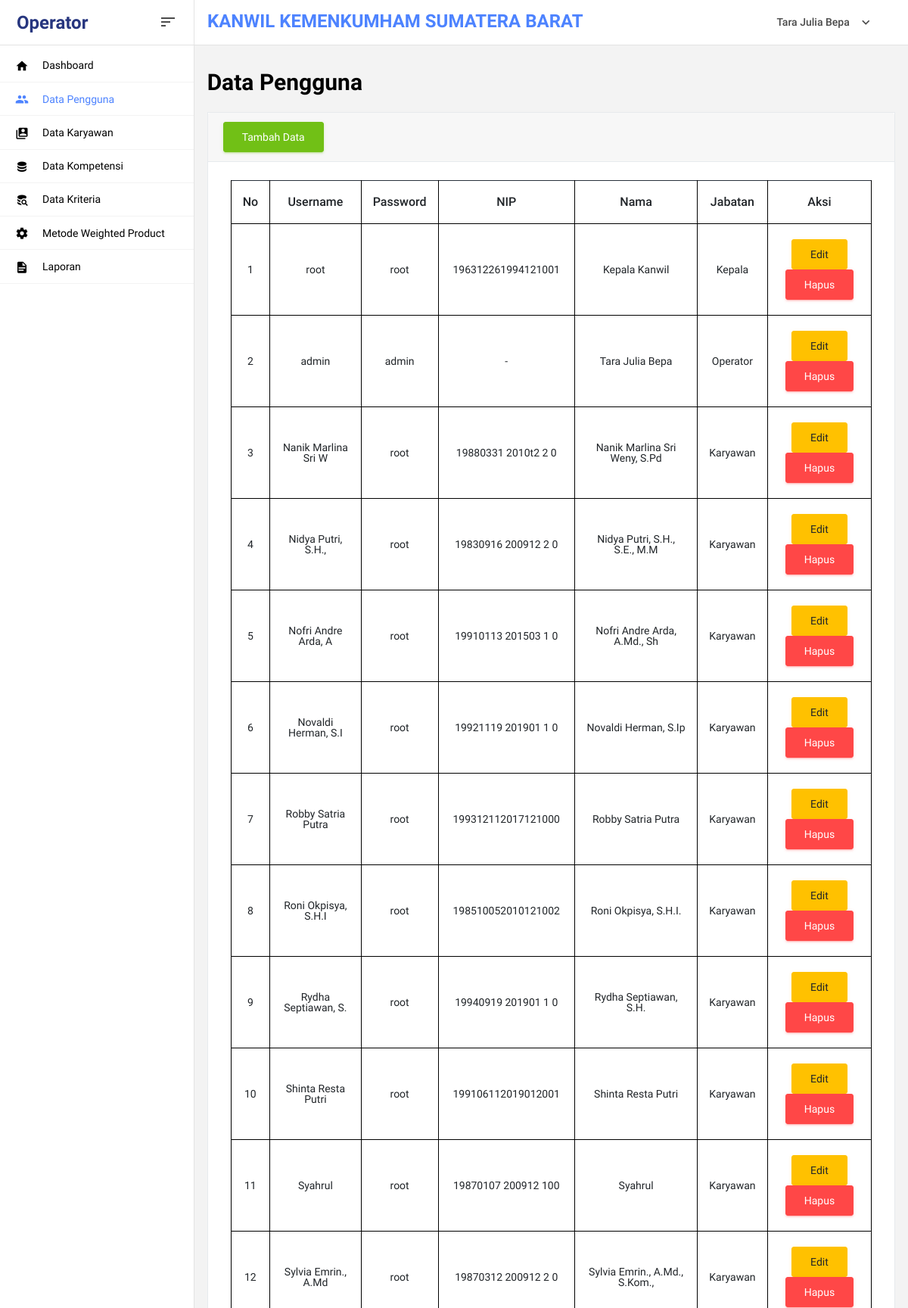
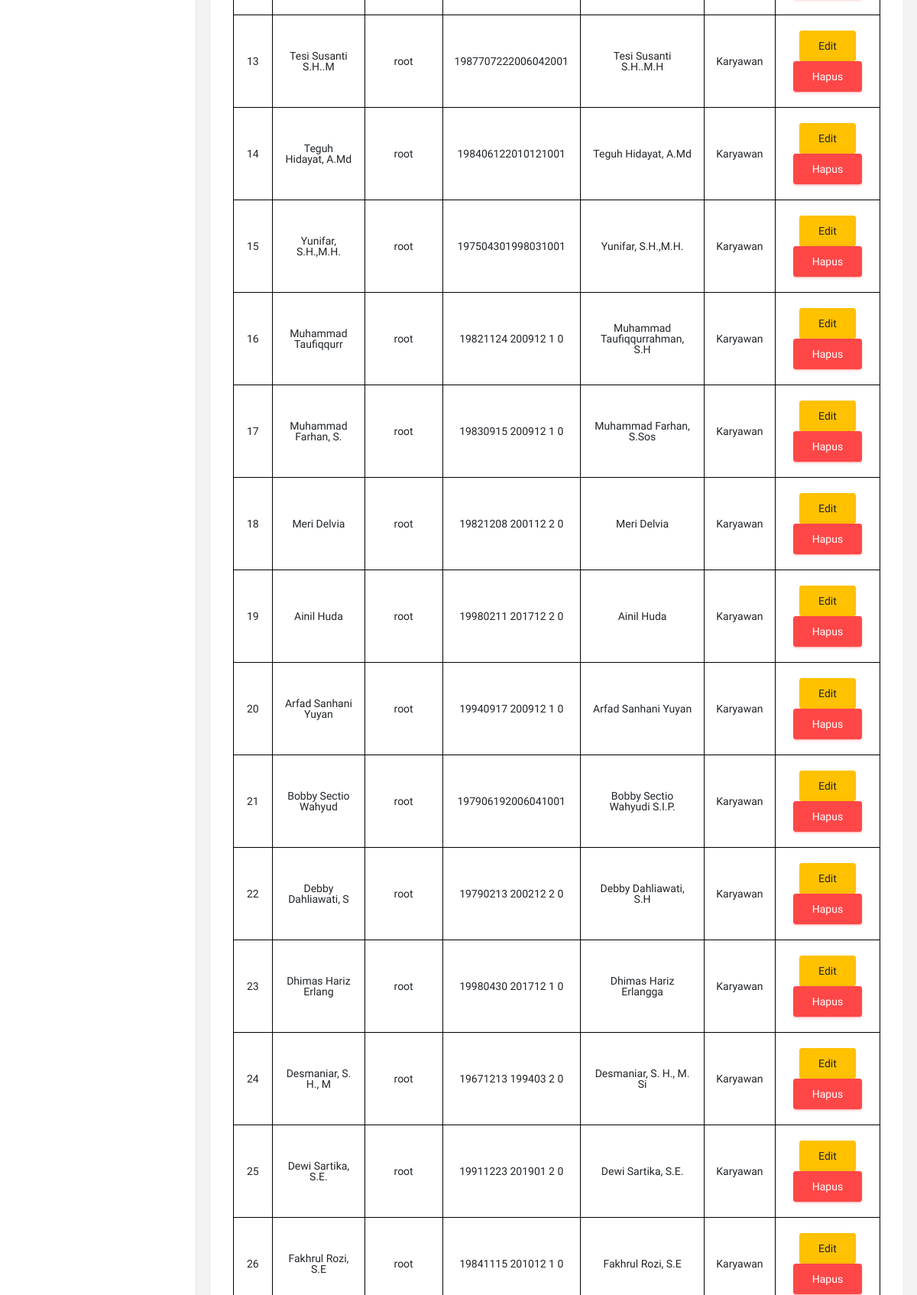
The app's page /?p=DataPengguna (signed in, upper part) with its own data (2 pictures, top to bottom).
### tables this page shows
CREATE TABLE `pengguna` (
  `id_pengguna` int NOT NULL,
  `username` varchar(20) NOT NULL,
  `password` varchar(20) NOT NULL,
  `nip` varchar(20) NOT NULL,
  `nama_pengguna` varchar(30) NOT NULL,
  `jabatan` enum('Kepala','Operator','Karyawan') NOT NULL
);

### index.php (called while the page is built, shortened)
<?php
require_once 'app/config/db.php';
require_once 'app/config/crud.php';
$crud = new CRUD();
$file = "package.json";
$getJSON = file_get_contents($file);
$dataProject = json_decode($getJSON, true);
include_once 'app/routes/web.php';

### app/config/db.php (called while the page is built, shortened)
<?php
class DB
{
    public function __construct()
    {
        $this->con = mysqli_connect(
            self::HOST,
            self::USER,
            self::PASS,
            self::DB
        );
    }
}

### app/config/crud.php (called while the page is built, shortened)
<?php
class CRUD extends DB
{
    public function read($table, $opsi = "")
    {
        return mysqli_query(
            $this->con,
            "SELECT * FROM $table $opsi"
        );
    }
}

### app/controller/dashboard/data_pengguna.php (called while the page is built, shortened)
<?php
$no = 1;
$queryPengguna = $crud->read(
    "pengguna",
    "ORDER BY jabatan ASC"
);

### app/view/page/dashboard/data_pengguna.php (the view, shortened to what this page needs)
<!DOCTYPE html>
<html lang="en">
<head>
    <?php include 'app/view/layout/head.php' ?>
</head>
<body>
    <?php include 'app/controller/dashboard/data_pengguna.php' ?>
    <div class="container-scroller">
        <?php include 'app/view/layout/nav.php' ?>
        <div class="container-fluid page-body-wrapper">
            <?php include 'app/view/layout/sidebar.php' ?>
            <div class="main-panel">
                <div class="content-wrapper">
                    <div class="row mb-3">
                        <div class="col-md-12">
                            <h2 class="font-weight-bold">
                                Data Pengguna
                            </h2>
                        </div>
                    </div>
                    <div class="row">
                        <div class="col-md-12 grid-margin stretch-card">
                            <div class="card">
                                <div class="card-header">
                                    <button type="button" class="btn btn-success" data-toggle="modal" data-target="#tambahModal">
                                        Tambah Data
                                    </button>
                                </div>
                                <div class="card-body">
                                    <div class="table-responsive">
                                        <table class="table table-bordered table-hover text-center align-middle border-dark">
                                            <thead>
                                                <tr>
                                                    <th>No</th>
                                                    <th>Username</th>
                                                    <th>Password</th>
                                                    <th>NIP</th>
                                                    <th>Nama</th>
                                                    <th>Jabatan</th>
                                                    <th>Aksi</th>
                                                </tr>
                                            </thead>
                                            <tbody>
                                                <?php foreach ($queryPengguna as $row) : ?>
                                                    <tr>
                                                        <td><?= $no++ ?></td>
                                                        <td><?= $row['username'] ?></td>
                                                        <td><?= $row['password'] ?></td>
                                                        <td><?= $row['nip'] ?></td>
                                                        <td><?= $row['nama_pengguna'] ?></td>
                                                        <td><?= $row['jabatan'] ?></td>
                                                        <td>
                                                            <button type="button" class="btn btn-warning" data-toggle="modal" data-target="#editModal<?= $no ?>">
                                                                Edit
                                                            </button>
                                                            <button type="button" class="btn btn-danger" data-toggle="modal" data-target="#hapusModal<?= $no ?>">
                                                                Hapus
                                                            </button>
                                                        </td>
                                                    </tr>
                                                <?php endforeach ?>
                                            </tbody>
                                        </table>
                                    </div>
                                </div>
                            </div>
                        </div>
                    </div>
                </div>
            </div>
        </div>
    </div>
</body>
</html>

### app/view/layout/nav.php (shortened to what this page needs)
<nav class="navbar col-lg-12 col-12 p-0 fixed-top d-flex flex-row">
    <div class="navbar-brand-wrapper d-flex justify-content-center">
        <div class="navbar-brand-inner-wrapper d-flex justify-content-between align-items-center w-100">
            <a class="navbar-brand brand-logo font-weight-bolder" href="./"><?= $dataPengguna['jabatan'] ?></a>
            <button class="navbar-toggler navbar-toggler align-self-center" type="button" data-toggle="minimize">
                <span class="mdi mdi-sort-variant"></span>
            </button>
        </div>
    </div>
    <div class="navbar-menu-wrapper d-flex align-items-center justify-content-end">
        <ul class="navbar-nav mr-lg-4 w-100">
            <li class="nav-item nav-search d-none d-lg-block w-100">
                <h3 class="font-weight-bold mt-1 text-primary text-uppercase">
                    <?= $dataProject['project'] ?>
                </h3>
            </li>
        </ul>
        <ul class="navbar-nav navbar-nav-right">
            <li class="nav-item nav-profile dropdown">
                <a class="nav-link dropdown-toggle" href="#" data-toggle="dropdown" id="profileDropdown">
                    <span class="nav-profile-name"><?= $dataPengguna['nama_pengguna'] ?></span>
                </a>
            </li>
        </ul>
    </div>
</nav>

### records on screen
pengguna: jabatan "Operator", nama_pengguna "Tara Julia Bepa", username "admin", password "admin", nip "-"
pengguna: username "root", password "root", nip "196312261994121001", nama_pengguna "Kepala Kanwil", jabatan "Kepala"
pengguna: username "Nanik Marlina Sri W", password "root", nip "19880331 2010t2 2 0", nama_pengguna "Nanik Marlina Sri Weny, S.Pd", jabatan "Karyawan"
pengguna: username "Nidya Putri, S.H.,", password "root", nip "19830916 200912 2 0", nama_pengguna "Nidya Putri, S.H., S.E., M.M", jabatan "Karyawan"
pengguna: username "Nofri Andre Arda, A", password "root", nip "19910113 201503 1 0", nama_pengguna "Nofri Andre Arda, A.Md., Sh", jabatan "Karyawan"
pengguna: username "Novaldi Herman, S.I", password "root", nip "19921119 201901 1 0", nama_pengguna "Novaldi Herman, S.Ip", jabatan "Karyawan"
pengguna: username "Robby Satria Putra", password "root", nip "199312112017121000", nama_pengguna "Robby Satria Putra", jabatan "Karyawan"
pengguna: username "Roni Okpisya, S.H.I", password "root", nip "198510052010121002", nama_pengguna "Roni Okpisya, S.H.I.", jabatan "Karyawan"
pengguna: username "Rydha Septiawan, S.", password "root", nip "19940919 201901 1 0", nama_pengguna "Rydha Septiawan, S.H.", jabatan "Karyawan"
pengguna: username "Shinta Resta Putri", password "root", nip "199106112019012001", nama_pengguna "Shinta Resta Putri", jabatan "Karyawan"
pengguna: username "Syahrul", password "root", nip "19870107 200912 100", nama_pengguna "Syahrul", jabatan "Karyawan"
pengguna: username "Sylvia Emrin., A.Md", password "root", nip "19870312 200912 2 0", nama_pengguna "Sylvia Emrin., A.Md., S.Kom.,", jabatan "Karyawan"
pengguna: username "Tesi Susanti S.H..M", password "root", nip "1987707222006042001", nama_pengguna "Tesi Susanti S.H..M.H", jabatan "Karyawan"
pengguna: username "Teguh Hidayat, A.Md", password "root", nip "198406122010121001", nama_pengguna "Teguh Hidayat, A.Md", jabatan "Karyawan"
pengguna: username "Yunifar, S.H.,M.H.", password "root", nip "197504301998031001", nama_pengguna "Yunifar, S.H.,M.H.", jabatan "Karyawan"
pengguna: username "Muhammad Taufiqqurr", password "root", nip "19821124 200912 1 0", nama_pengguna "Muhammad Taufiqqurrahman, S.H", jabatan "Karyawan"
pengguna: username "Muhammad Farhan, S.", password "root", nip "19830915 200912 1 0", nama_pengguna "Muhammad Farhan, S.Sos", jabatan "Karyawan"
pengguna: username "Meri Delvia", password "root", nip "19821208 200112 2 0", nama_pengguna "Meri Delvia", jabatan "Karyawan"
pengguna: username "Ainil Huda", password "root", nip "19980211 201712 2 0", nama_pengguna "Ainil Huda", jabatan "Karyawan"
pengguna: username "Arfad Sanhani Yuyan", password "root", nip "19940917 200912 1 0", nama_pengguna "Arfad Sanhani Yuyan", jabatan "Karyawan"
pengguna: username "Bobby Sectio Wahyud", password "root", nip "197906192006041001", nama_pengguna "Bobby Sectio Wahyudi S.I.P.", jabatan "Karyawan"
pengguna: username "Debby Dahliawati, S", password "root", nip "19790213 200212 2 0", nama_pengguna "Debby Dahliawati, S.H", jabatan "Karyawan"
pengguna: username "Dhimas Hariz Erlang", password "root", nip "19980430 201712 1 0", nama_pengguna "Dhimas Hariz Erlangga", jabatan "Karyawan"
pengguna: username "Desmaniar, S. H., M", password "root", nip "19671213 199403 2 0", nama_pengguna "Desmaniar, S. H., M. Si", jabatan "Karyawan"
pengguna: username "Dewi Sartika, S.E.", password "root", nip "19911223 201901 2 0", nama_pengguna "Dewi Sartika, S.E.", jabatan "Karyawan"
pengguna: username "Fakhrul Rozi, S.E", password "root", nip "19841115 201012 1 0", nama_pengguna "Fakhrul Rozi, S.E", jabatan "Karyawan"

### other values on screen
$dataProject['project'] "KANWIL KEMENKUMHAM SUMATERA BARAT"
